Frame 1 (no input): blank canvas, image omitted
Frame 60 (the mouse pressed at the canvas centre just before this capture): blank canvas, image omitted
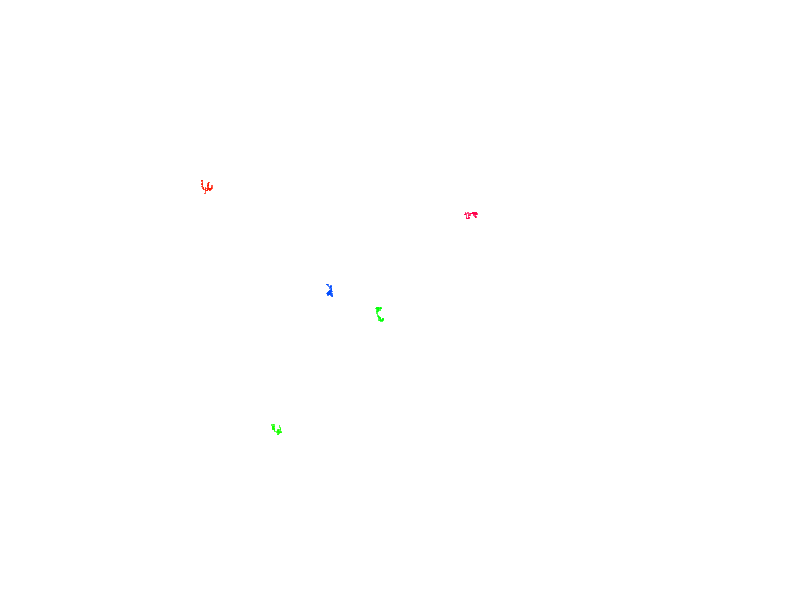
Frame 120 (the mouse held since frame 60 and released just before this capture)

The Processing sketch whose frames 1 and 60 were blank and that drew this single picture after the mouse press (run headless with seeded random() and noise(); from frame 60 on, the mouse is pressed at the canvas centre):

// Processing sketch: N1_1_randomWalker
// ── N1_1_randomWalker.pde
Walker[] w = new Walker[5];
void setup() {
  size(800,600);
  //create object
  background(255);
  for (int i = 0; i < w.length; i++) {
  w[i] = new Walker(int(random(0+width/5,width-width/5)),
  int(random(0+height/5,height-height/5)));
  }
}

void draw() {
  //run the object
  for (int i = 0; i < w.length; i++) {
  w[i].render();
  w[i].step();
  }
}
// ── Walker.pde
class Walker {
  int x,y;
  float rancol;
  
  Walker() {
    colorMode(HSB);
    x = width/2;
    y = width/2;
    rancol = random(0,255);
  }
  Walker(int xx, int yy) {
    colorMode(HSB);
    x = xx;
    y = yy;
    rancol = random(0,255);
  }
  
  void render() {
    stroke(0);
    stroke(rancol,255,255);
    point(x,y);
  }
  
  void step() {
    int choice = int(random(4));
    if (choice == 0) {
      x++;
    } else if (choice == 1) {
      x--;
    } else if (choice == 2) {
      y++;
    } else {
      y--;
    }
    
    x = constrain(x,0,width-1);
    y = constrain(y,0,width-1);
  }
  
}
